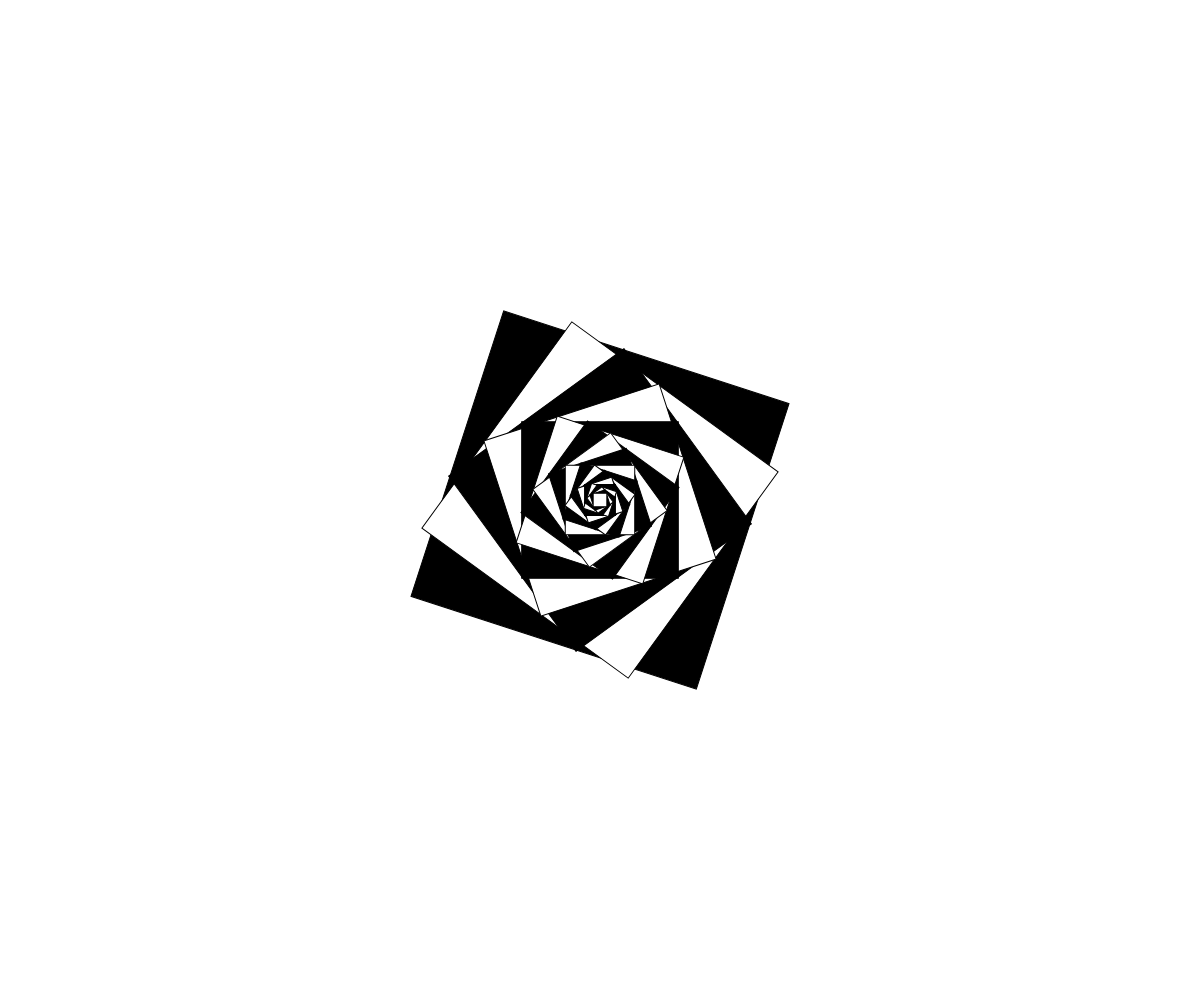
Frame 1 (no input)
Frame 60 (no input): identical to frame 1, image omitted
Frame 120 (the mouse pressed at the canvas centre since frame 60): identical to frame 1, image omitted

The p5.js sketch that drew this single still picture (run headless with seeded random() and noise() and a simulated clock; from frame 60 on, the mouse is pressed at the canvas centre):

// p5.js sketch
// ── sketch.js
function setup() {
  createCanvas(windowWidth, windowHeight);
  background(255);
  
  translate(width/2,height/2); //center of the canvas

  let size=300; //starting size of rectangle

  for(let i=0; i<20; i++){
    if(i%2==0){ //for filling alternate color
      fill(0);
    } else{
      fill(255);
    }

    rotate(PI/10);
    rectMode(CENTER);
    rect(0,0,size,size);
    size=size*0.85;
  }

}
function draw() {
}
